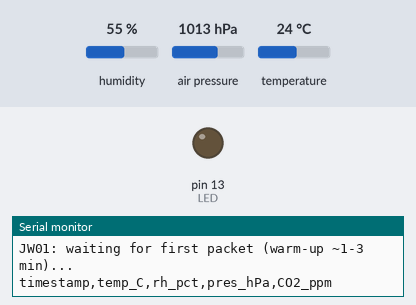
The sketch below on a simulated Arduino Uno, built with avr-gcc and run on an emulated ATmega328P. On the bench: output pins drawn as LEDs (lit = HIGH), the last lines printed to the serial monitor. The test bench sets the inputs (shaded band); at power-on: humidity 55 %, air pressure 1013 hPa, temperature 24 °C. The local clock reads 2024-03-15 10:24:30 at power-on unless the sketch sets it; storage starts empty; pins used as bus, display or sensor lines are not drawn.

Above: at 7.7 s.
At 15.36 s:
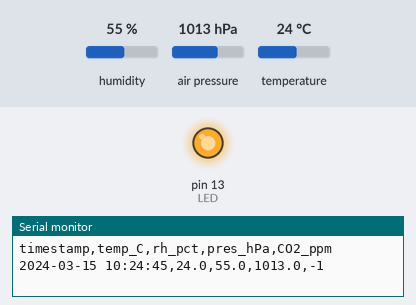
Timing chart, 0 to 19.7 s (numbered marks = the images above):
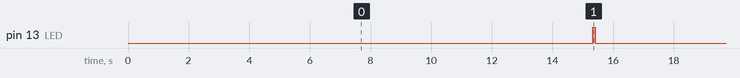

The sketch:

group2_JW01_CO2.ino
```cpp
/*
 * GROUP 2 — JW01-CO2-V2.2 (NDIR, auto-push) + AHT20 + BMP280
 * Sample every 15 s, write row to SD immediately, print to Serial.
 * Missing sensor → -1. File: YYMMDDHH.txt (8.3 FAT compliant)
 *
 * Wiring:
 *   AHT20  5V  GND  SDA→A4  SCL→A5  (I2C 0x38)
 *   BMP280 3.3V GND SDA→A4  SCL→A5  (I2C 0x76)
 *   JW01   5V  GND  TX (B)→D2   RX (A)→D3   (SoftwareSerial 9600)
 *              JW01 continuously pushes 6-byte packets, no command needed.
 *   Logging Shield: SD D10-D13 (SPI), RTC A4/A5 (I2C)
 *
 * JW01 packet format (6 bytes, auto ~2 s interval):
 *   [0] 0x2C  start byte
 *   [1] CO2_H  high byte
 *   [2] CO2_L  low byte
 *   [3] 0x00
 *   [4] 0x00
 *   [5] checksum = (b0+b1+b2+b3+b4) & 0xFF
 *   CO2 ppm = b[1]*256 + b[2]
 *
 * Libraries: RTClib, Adafruit AHTX0, Adafruit BMP280, SD (built-in)
 */

#include <Wire.h>
#include <SPI.h>
#include <SD.h>
#include <SoftwareSerial.h>
#include <RTClib.h>
#include <Adafruit_AHTX0.h>
#include <Adafruit_BMP280.h>

#define SD_CS      10
#define LED        13
#define SAMPLE_MS  15000UL
#define MARK_MS   180000UL
#define ROW_LEN    52

RTC_DS1307      rtc;
Adafruit_AHTX0  aht;
Adafruit_BMP280 bmp;
SoftwareSerial  jw01(2, 3);   // D2=RX (←JW01 TX), D3=TX (→JW01 RX, unused)

bool rtcOK=false, sdOK=false, ahtOK=false, bmpOK=false;
unsigned long lastSample=0, lastMark=0;

// JW01 packet state (updated continuously in background)
byte   jw01buf[6];
uint8_t jw01cnt = 0;
int    jw01co2  = -1;   // last valid CO2 ppm, -1 until first good packet

// ── JW01: call every loop(), drains SoftwareSerial buffer ────────
void pollJW01() {
  while (jw01.available() > 0) {
    byte b = jw01.read();
    if (jw01cnt == 0 && b != 0x2C) continue;  // wait for start byte
    jw01buf[jw01cnt++] = b;
    if (jw01cnt == 6) {
      byte cs = jw01buf[0]+jw01buf[1]+jw01buf[2]+jw01buf[3]+jw01buf[4];
      if (cs == jw01buf[5])
        jw01co2 = (int)jw01buf[1]*256 + jw01buf[2];
      // else: checksum fail — keep previous value, discard packet
      jw01cnt = 0;
    }
  }
}

// ── Helpers ──────────────────────────────────────────────────────
uint8_t appendFP1(char *buf, uint8_t pos, long v) {
  if(v==-1){buf[pos++]='-';buf[pos++]='1';return pos;}
  if(v<0){buf[pos++]='-';v=-v;}
  long w=v/10,d=v%10;
  if(w>=1000){buf[pos++]=(char)('0'+w/1000);}
  if(w>=100) {buf[pos++]=(char)('0'+w/100%10);}
  if(w>=10)  {buf[pos++]=(char)('0'+w/10%10);}
  buf[pos++]=(char)('0'+w%10);buf[pos++]='.';buf[pos++]=(char)('0'+d);return pos;
}
uint8_t appendLong(char *buf, uint8_t pos, long v) {
  if(v==-1){buf[pos++]='-';buf[pos++]='1';return pos;}
  if(v==0){buf[pos++]='0';return pos;}
  char tmp[8];int8_t i=0;long u=v;
  while(u>0){tmp[i++]=(char)('0'+(u%10));u/=10;}
  while(i>0) buf[pos++]=tmp[--i];return pos;
}
void buildFilename(char *buf, const DateTime &dt) {
  // 8.3 filename: YYMMDDHH.txt  (SD library requires max 8 chars before dot)
  buf[0]=(char)('0'+dt.year()/10%10); buf[1]=(char)('0'+dt.year()%10);
  buf[2]=(char)('0'+dt.month()/10);   buf[3]=(char)('0'+dt.month()%10);
  buf[4]=(char)('0'+dt.day()/10);     buf[5]=(char)('0'+dt.day()%10);
  buf[6]=(char)('0'+dt.hour()/10);    buf[7]=(char)('0'+dt.hour()%10);
  buf[8]='.'; buf[9]='t'; buf[10]='x'; buf[11]='t'; buf[12]='\0';
}
uint8_t appendTS(char *buf, uint8_t pos, const DateTime &dt) {
  buf[pos++]=(char)('0'+dt.year()/1000);buf[pos++]=(char)('0'+dt.year()/100%10);
  buf[pos++]=(char)('0'+dt.year()/10%10);buf[pos++]=(char)('0'+dt.year()%10);
  buf[pos++]='-';buf[pos++]=(char)('0'+dt.month()/10);buf[pos++]=(char)('0'+dt.month()%10);
  buf[pos++]='-';buf[pos++]=(char)('0'+dt.day()/10);buf[pos++]=(char)('0'+dt.day()%10);
  buf[pos++]=' ';buf[pos++]=(char)('0'+dt.hour()/10);buf[pos++]=(char)('0'+dt.hour()%10);
  buf[pos++]=':';buf[pos++]=(char)('0'+dt.minute()/10);buf[pos++]=(char)('0'+dt.minute()%10);
  buf[pos++]=':';buf[pos++]=(char)('0'+dt.second()/10);buf[pos++]=(char)('0'+dt.second()%10);
  return pos;
}
void blinkFast(uint8_t cnt){
  for(uint8_t i=0;i<cnt;i++){digitalWrite(LED,HIGH);delay(100);digitalWrite(LED,LOW);delay(100);}
}

// ── Setup ────────────────────────────────────────────────────────
void setup() {
  Serial.begin(115200);
  jw01.begin(9600);
  pinMode(LED, OUTPUT);
  pinMode(SD_CS, OUTPUT); digitalWrite(SD_CS, HIGH); delay(100);
  Wire.begin(); delay(100);

  if(rtc.begin()){ rtcOK=true;
    if(!rtc.isrunning()) rtc.adjust(DateTime(F(__DATE__),F(__TIME__)));
    Serial.println(F("RTC OK")); } else Serial.println(F("RTC missing"));

  { Sd2Card c; c.init(SPI_HALF_SPEED, SD_CS); }
  if(SD.begin(SD_CS)){ sdOK=true; Serial.println(F("SD OK")); }
  else Serial.println(F("SD not found"));

  if(aht.begin()){ ahtOK=true; Serial.println(F("AHT20 OK")); }
  else Serial.println(F("AHT20 missing"));
  if(bmp.begin(0x76)){ bmpOK=true; Serial.println(F("BMP280 OK")); }
  else Serial.println(F("BMP280 missing"));

  Serial.println(F("JW01: waiting for first packet (warm-up ~1-3 min)..."));
  Serial.println(F("timestamp,temp_C,rh_pct,pres_hPa,CO2_ppm"));
  lastSample=lastMark=millis();
}

// ── Loop ─────────────────────────────────────────────────────────
void loop() {
  pollJW01();   // drain serial buffer every iteration — never blocks

  unsigned long now=millis();
  if(now-lastSample >= SAMPLE_MS){
    lastSample=now;

    long t=-1, rh=-1, p=-1;
    if(ahtOK){ sensors_event_t eh,et; aht.getEvent(&eh,&et);
      t =(long)(et.temperature*10.0f+0.5f);
      rh=(long)(eh.relative_humidity*10.0f+0.5f); }
    if(bmpOK) p=(long)(bmp.readPressure()/10.0f+0.5f);

    char row[ROW_LEN]; uint8_t pos=0;
    DateTime dt=rtcOK?rtc.now():DateTime(2000,1,1,0,0,0);
    pos=appendTS(row,pos,dt);
    row[pos++]=','; pos=appendFP1(row,pos,t);
    row[pos++]=','; pos=appendFP1(row,pos,rh);
    row[pos++]=','; pos=appendFP1(row,pos,p);
    row[pos++]=','; pos=appendLong(row,pos,(long)jw01co2);
    row[pos]='\0';

    Serial.println(row);

    if(sdOK){
      char fname[13]; buildFilename(fname,dt);
      bool isNew=!SD.exists(fname);
      File f=SD.open(fname,FILE_WRITE);
      if(f){ if(isNew) f.println(F("timestamp,temp_C,rh_pct,pres_hPa,CO2_ppm"));
        f.println(row); f.close();
        digitalWrite(LED,HIGH); delay(80); digitalWrite(LED,LOW); }
      else Serial.println(F("SD open fail"));
    }
    if(now-lastMark>=MARK_MS){ lastMark=now; blinkFast(2); }
  }
}
```

Measured:
- by itself, pin 13 (LED): alternates HIGH for 0.08 s and LOW for 14.9 s
